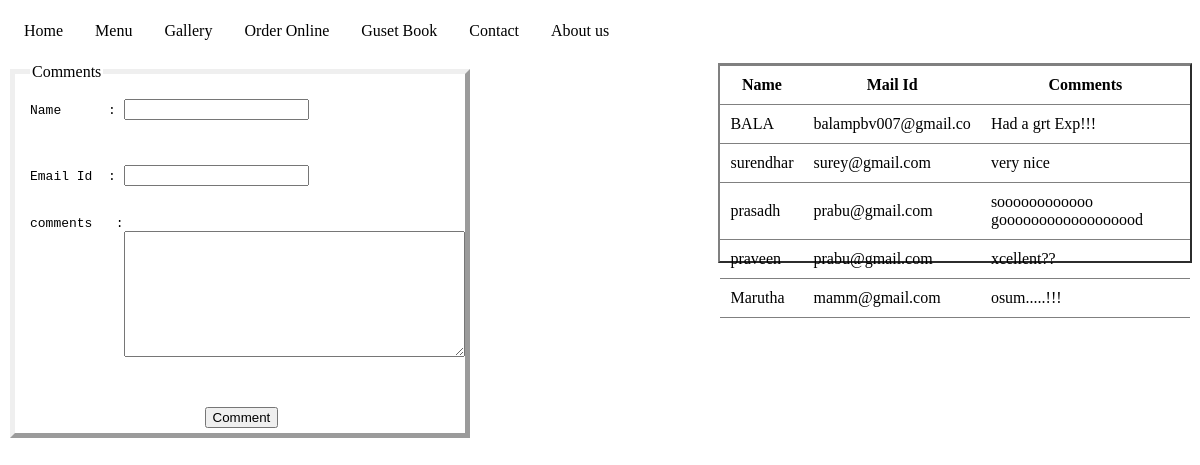
Page /guestbook.php on the committed database.
### tables this page shows
CREATE TABLE IF NOT EXISTS `comments` (
  `name` varchar(30) NOT NULL,
  `mail` varchar(20) NOT NULL,
  `comments` text NOT NULL
);

### guestbook.php (the view, shortened to what this page needs)
<html>
<head>
</head>
<body class="padding" background="bg/thankyou.png">
<div style="100%">
<ul class="horizontalul">
   <li><a class="active" href="homef.php">Home</a></li>
   <li><a href="Menu.php">Menu</a>
   <ul>
   <li ><a  href="Drinks.php">Drinks</li>
   </ul>
   <li><a href="gallery.php">Gallery</a></li>
   <li><a href="order.php">Order Online</a></li>
   <li><a href="guestbook.php">Guset Book</a></li>
   <li><a href="contact.php">Contact</a></li>
   <li><a href="about.php">About us</a></li>
</ul>
</div>
<div style="float:left; width:20%;">
	<form  class="innershadow" action="" method="post" enctype="multipart/form-data">
	<!center>	<fieldset class="padding">
		<legend>Comments</legend>
		<pre>
Name      : <input type="text" name="uname" required >
Email Id  : <input type="mail" name="mail" required>
comments   :
            <textarea name="comments" required rows="8" cols="40" ></textarea>
		</pre></center><br>
<center><input type="submit" value="Comment" name="save"><br><br>
</div>
<div  style="float:right; width:40%;">
<?php
$mysqlport = getenv('S2G_MYSQL_PORT');
$dbhost = "localhost:".$mysqlport;
$dbuser = 'root';
$dbpass = '';
$conn = mysql_connect($dbhost, $dbuser, $dbpass) or die  ('Error connecting to mysql');
$query="select * from  comments";
$result=mysql_query($query,$conn);
echo "<table class='tt' cellpadding='10' rules='rows' border='2' cellspacing='50'  height='200'>
<tr>
	<th>Name</th>
	<th>Mail Id</th>
	<th>Comments</th>
</tr>";
while($row1 = mysql_fetch_array($result))
{
echo "<tr size='10%'>";
echo "<td >" . $row1['name']; "</td>";
echo "<td>" . $row1['mail'];"</td>";
echo "<td>" . $row1['comments'];"</td>";
echo "</tr>";
}
echo "</table>";
?>
</div>
</body>
</html>

### guestbook.php (style rules this page uses)
table.tt { border:2; display:block; border-style: cellspacing:10; }
fieldset.padding { padding-top:2%; padding-bottom:0%; padding-right:5%; padding-left:15px; height:360px; width:10%; border-style:outset; border-width:5px ; }
ul { height:7%; list-style-type:none; margin: 0; padding :0; overflow:hidden; background; position:none; top:100%; width:100% }
li { float:left; }
li:last-child { float:left; border-right:none; }
li a { display:block; color:black; text-align:center; padding:14px 16px; text-decoration:; }
a { text-decoration:none }
li ul { margin:0; padding:0 5px; line-height:none;height:42%; position:absolute; top:29px; left:0; border:solid 1px #c93300; border-width:0px 1px 1px 1px; width:180px; display:none; background:#FFFFFF; }
li ul li { display:block; border-bottom:solid 3px #888888 ; width:100%; background:url(images/d_horizontal_red_classic_menu_arrow.gif) no-repeat 3px 12px; padding:10px 2px 10px; }
li ul a { border-width:10px; color:#909090; padding:0 5px 0 0; background-color:transparent; }

### rows in the picture
comments: name "BALA", mail "balampbv007@gmail.co", comments "Had a grt Exp!!!"
comments: name "surendhar", mail "surey@gmail.com", comments "very nice"
comments: name "prasadh", mail "prabu@gmail.com", comments "soooooooooooo goooooooooooooooood"
comments: name "praveen", mail "prabu@gmail.com", comments "xcellent??"
comments: name "Marutha", mail "mamm@gmail.com", comments "osum.....!!!"
